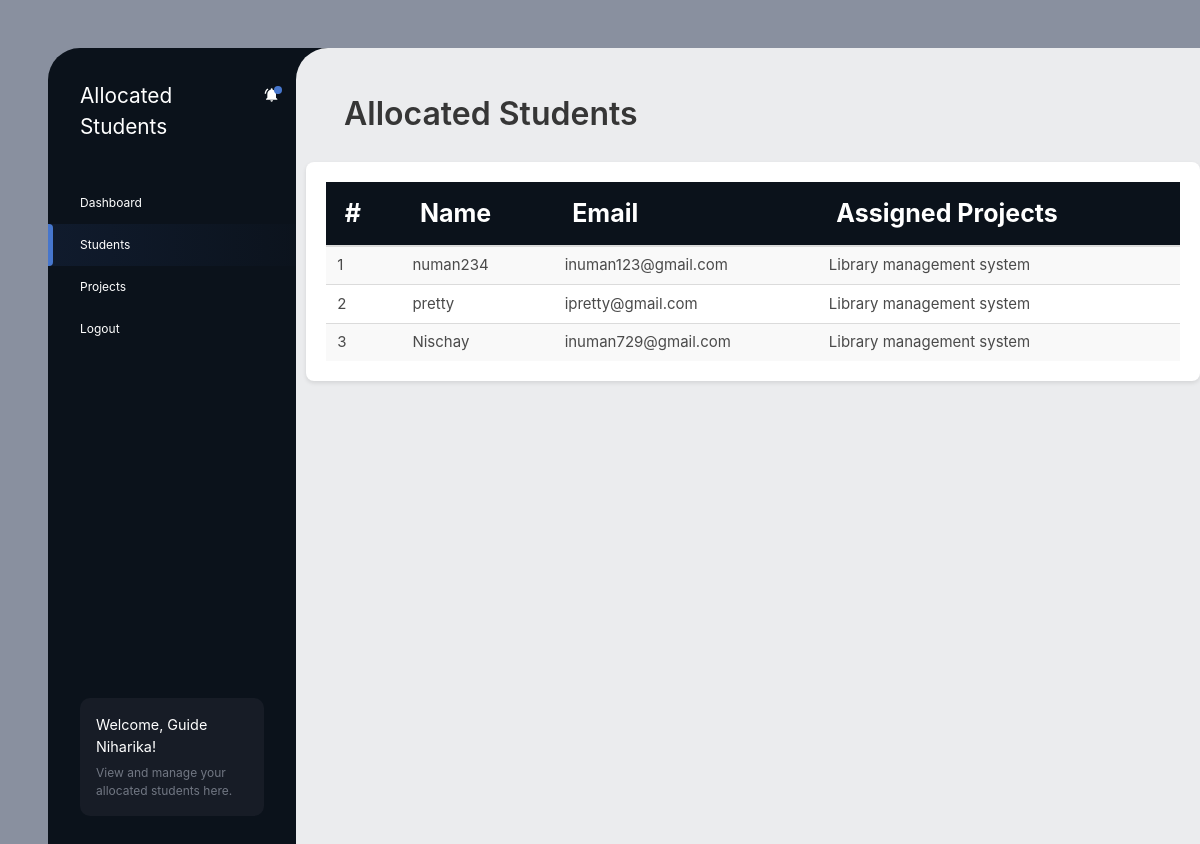
/allocated/ (signed in), run on an earlier commit of the app's database.
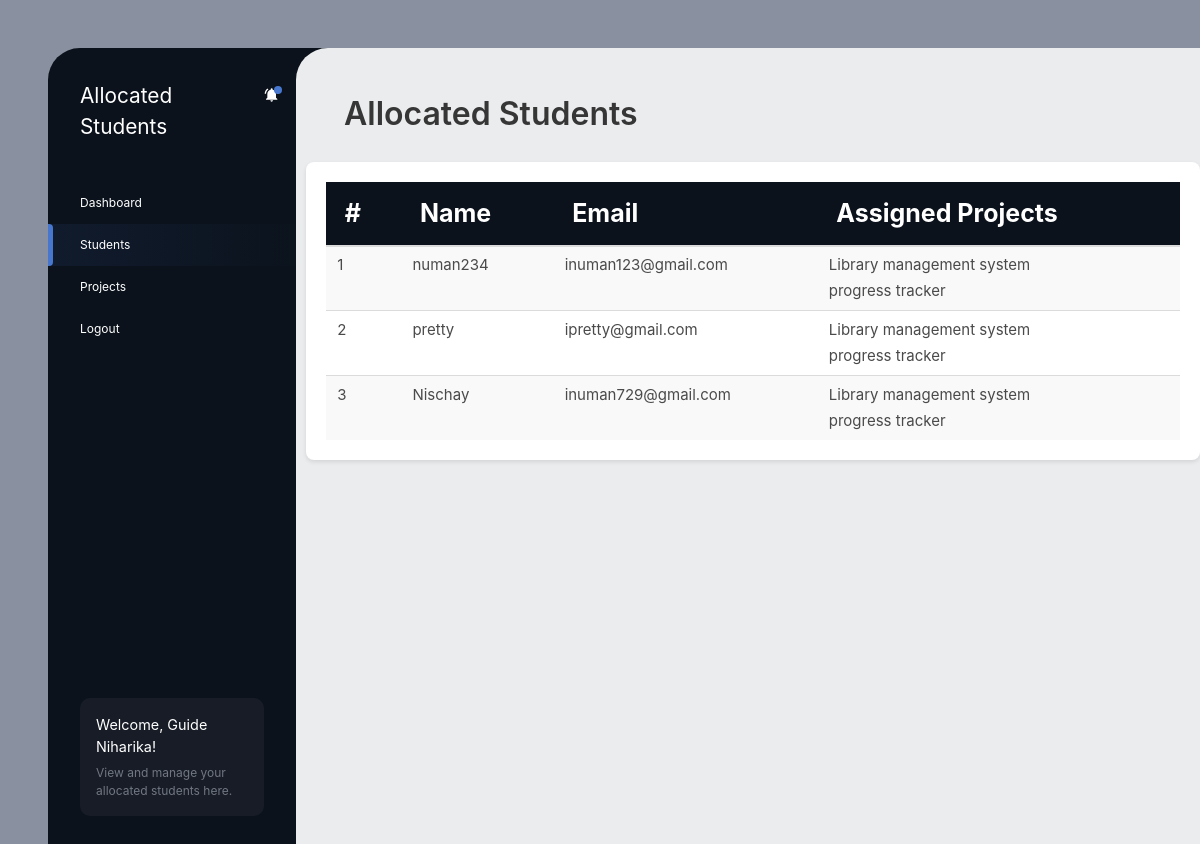
And on a later commit of the database.
### MySiteApp/models.py (models this page shows, shortened)
class User(AbstractUser):
    ROLE_CHOICES = [
        ('student', 'Student'),
        ('mentor', 'Mentor'),
        ('admin', 'Admin'),
    ]
    role = models.CharField(max_length=10, choices=ROLE_CHOICES,)
    profile_picture = models.ImageField(upload_to='profile_pictures/', null=True, blank=True)
    mentor = models.ForeignKey(
        'self',
        on_delete=models.SET_NULL,
        null=True,
        blank=True,
        related_name='students'
    )  # Link students to mentors
    progress = models.FloatField(default=0.0)

class Project(models.Model):
    id = models.AutoField(primary_key=True)
    title = models.CharField(max_length=200)
    description = models.TextField(blank=True, null=True)
    start_date = models.DateField()
    due_date = models.DateField(default="2024-12-31")
    owner = models.ForeignKey(User, on_delete=models.CASCADE, related_name='owned_projects',null=True, blank=True)
    mentor = models.ForeignKey(User, on_delete=models.SET_NULL, null=True, blank=True, related_name='mentored_projects')  # Supervisor (mentor)
    students = models.ManyToManyField(
        User, related_name='assigned_projects', blank=True, limit_choices_to={'role': 'student'}
    )

### MySiteApp/views.py (the view)
# urls.py: path('allocated/', views.allocated_students_view, name='allocated_students'),
@login_required
def allocated_students_view(request):
    if request.user.role != 'mentor':
        return redirect('access_denied')
    allocated_students = models.User.objects.filter(
        id__in=models.MentorStudentAllocation.objects.filter(mentor=request.user).values('student_id')
    )
    return render(request, 'mentor/allocated_students.html', {
        'students': allocated_students,
    })

### MySiteApp/templates/mentor/allocated_students.html (shortened to what this page needs)
<!DOCTYPE html>
<html lang="en">
<head>
  {% load static %}
  <link rel="stylesheet" href="https://cdnjs.cloudflare.com/ajax/libs/bulma/0.7.4/css/bulma.min.css">
  <link rel="stylesheet" href="{% static 'css/style.css' %}">
</head>
<body>
<div class="site-wrap">
  <nav class="site-nav">
    <div class="name">
      Allocated Students
    </div>
    <ul>
      <li><a href="{% url 'mentor_dashboard' %}">Dashboard</a></li>
      <li class="active"><a href="{% url 'allocated_students' %}">Students</a></li>
      <li><a href="{% url 'mentor_student_projects' %}">Projects</a></li>
      <li><a href="{% url 'login' %}">Logout</a></li>
    </ul>
    <div class="note">
      <h3>Welcome, Guide {{ user.username }}!</h3>
      <p>View and manage your allocated students here.</p>
    </div>
  </nav>
  <main>
    <header>
      <h1 class="title">Allocated Students</h1>
    </header>
    <div class="row">
      <div class="content">
        {% if students %}
        <table>
          <thead class="head">
            <tr>
              <th>#</th>
              <th>Name</th>
              <th>Email</th>
              <th>Assigned Projects</th>
            </tr>
          </thead>
          <tbody>
            {% for student in students %}
            <tr>
              <td>{{ forloop.counter }}</td>
              <td>{{ student.username }}</td>
              <td>{{ student.email }}</td>
              <td>
                <ul style="list-style: none; padding: 0; margin: 0;">
                  {% for project in student.assigned_projects.all %}
                  <li>{{ project.title }}</li>
                  {% endfor %}
                </ul>
              </td>
            </tr>
            {% endfor %}
          </tbody>
        </table>
        {% else %}
        <div class="notification">
          No students have been allocated to you yet.
        </div>
        {% endif %}
      </div>
    </div>
  </main>
</div>
</body>
</html>

What changed in the data, as far as the page shows it:
added Project: title "progress tracker"
